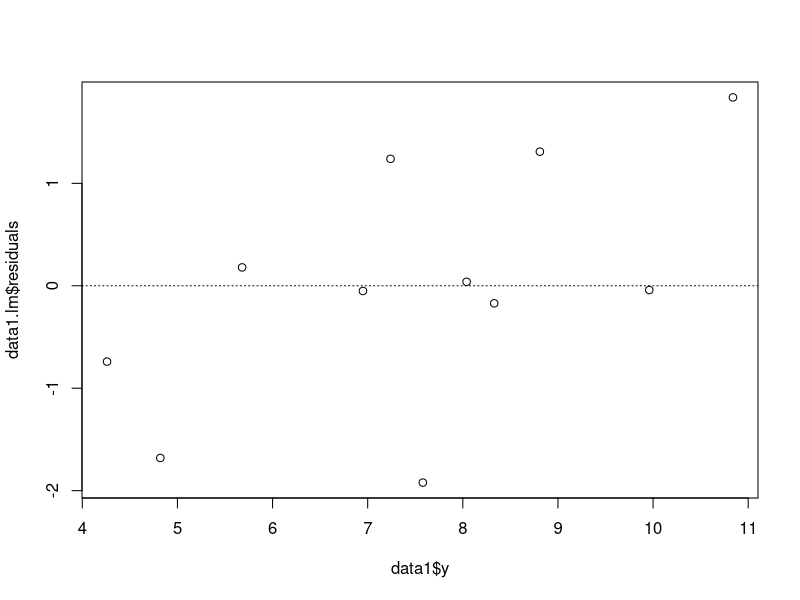
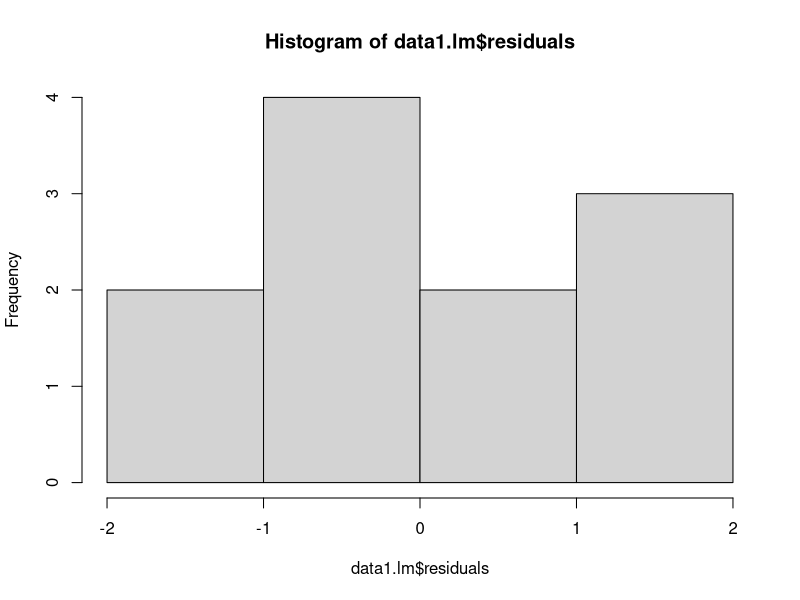
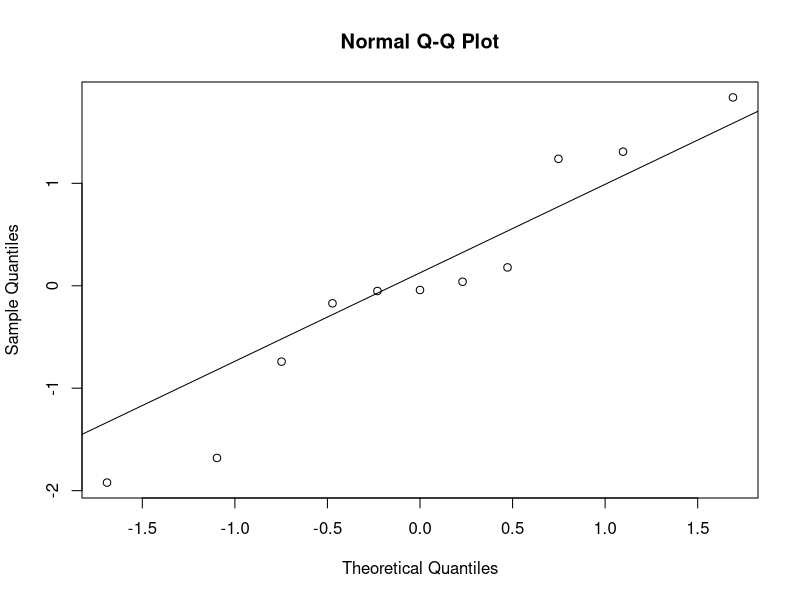
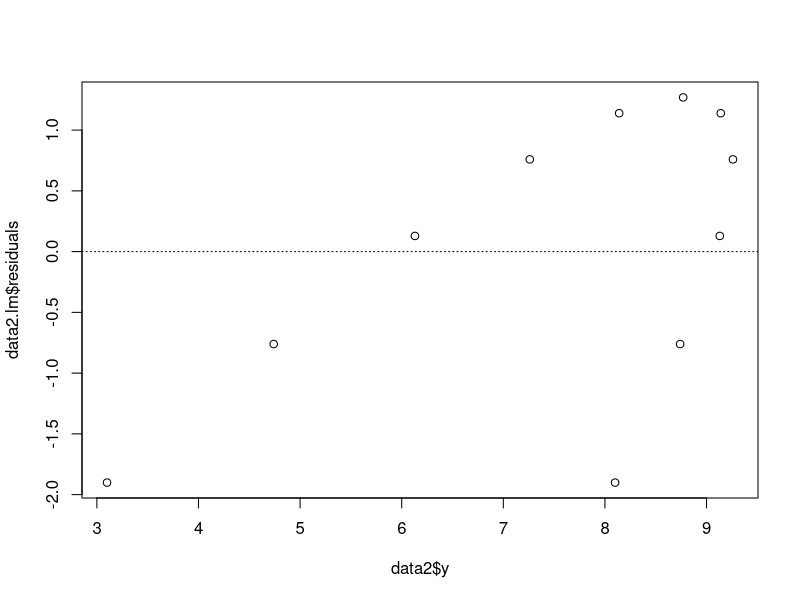
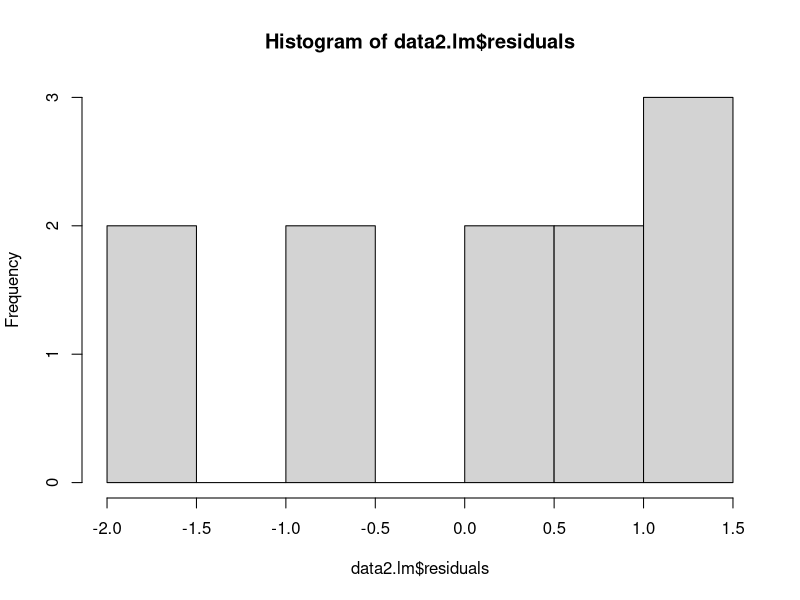
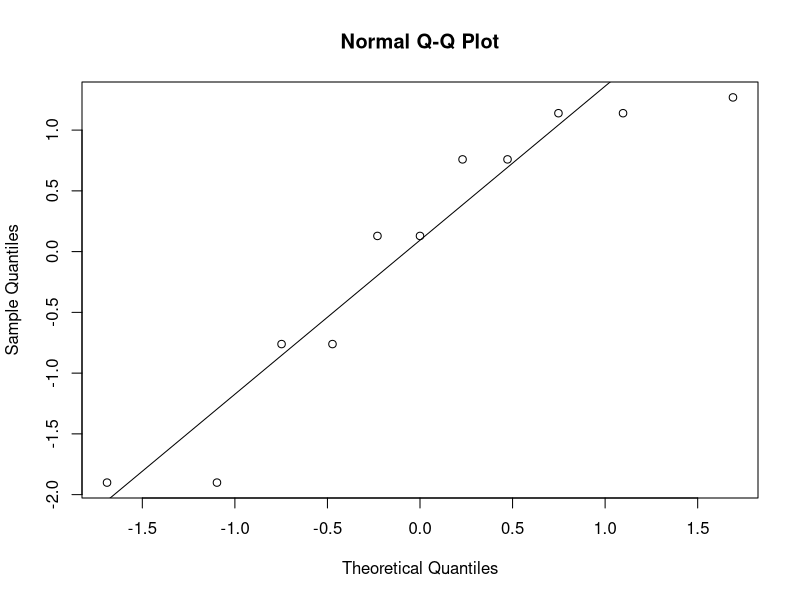
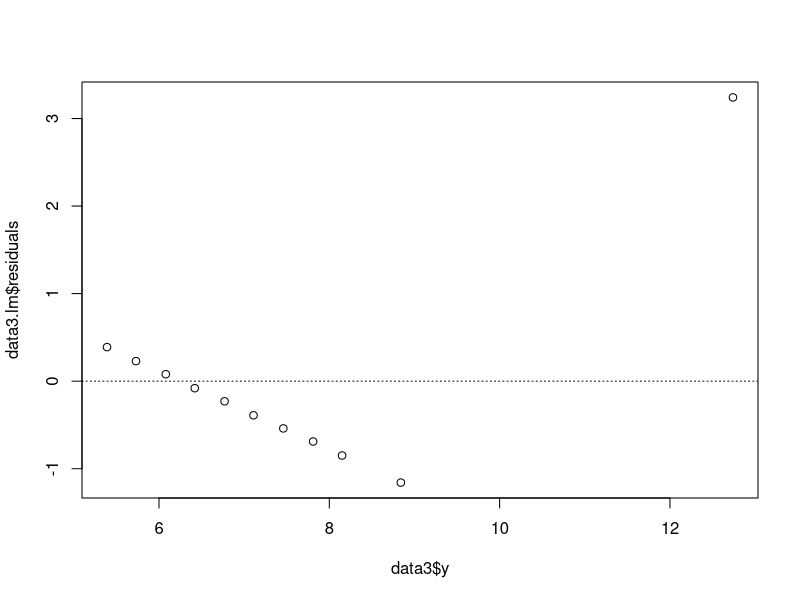
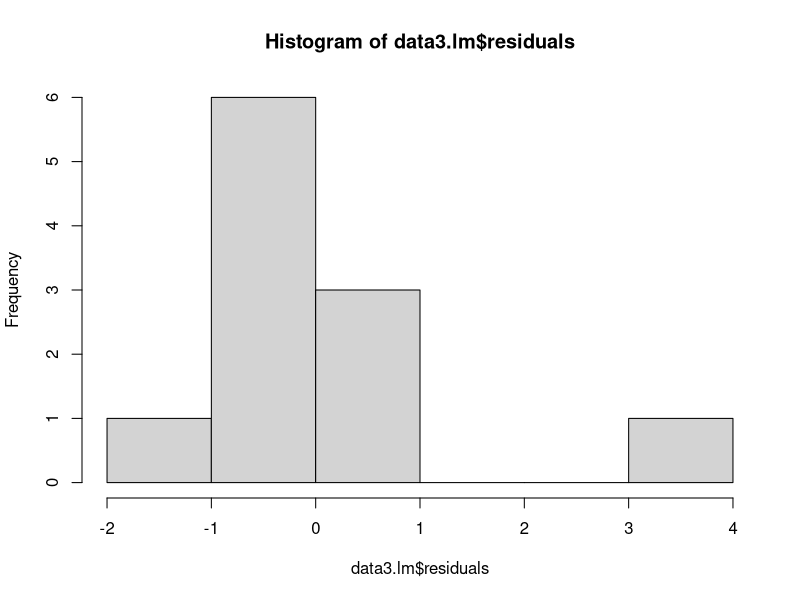

These figures' R source, in order:
## ---- chunk 1
options(digits=2)
data1 <- data.frame(x=c(10,8,13,9,11,14,6,4,12,7,5),
y=c(8.04,6.95,7.58,8.81,8.33,9.96,7.24,4.26,10.84,4.82,5.68))
data2 <- data.frame(x=c(10,8,13,9,11,14,6,4,12,7,5),
y=c(9.14,8.14,8.74,8.77,9.26,8.1,6.13,3.1,9.13,7.26,4.74))
data3 <- data.frame(x=c(10,8,13,9,11,14,6,4,12,7,5),
y=c(7.46,6.77,12.74,7.11,7.81,8.84,6.08,5.39,8.15,6.42,5.73))
data4 <- data.frame(x=c(8,8,8,8,8,8,8,19,8,8,8),
y=c(6.58,5.76,7.71,8.84,8.47,7.04,5.25,12.5,5.56,7.91,6.89))


## ---- chunk 2

mean(data1$x)
mean(data1$y)
mean(data2$x)
mean(data2$y)
mean(data3$x)
mean(data3$y)
mean(data4$x)
mean(data4$y)

## ---- chunk 3

median(data1$x)
median(data1$y)
median(data2$x)
median(data2$y)
median(data3$x)
median(data3$y)
median(data4$x)
median(data4$y)

## ---- chunk 4

sd(data1$x)
sd(data1$y)
sd(data2$x)
sd(data2$y)
sd(data3$x)
sd(data3$y)
sd(data4$x)
sd(data4$y)

## ---- chunk 5
cor(data1)
cor(data2)
cor(data3)
## ---- chunk 6

data1.lm <- lm(y~x, data=data1)
data2.lm <- lm(y~x, data=data2)
data3.lm <- lm(y~x, data=data3)

summary(data1.lm)
summary(data2.lm)
summary(data3.lm)
## ---- chunk 7
plot(data1.lm$residuals ~ data1$y)
abline(h=0, lty=3)

hist(data1.lm$residuals)
qqnorm(data1.lm$residuals)
qqline(data1.lm$residuals)


## ---- chunk 8
plot(data2.lm$residuals ~ data2$y)
abline(h=0, lty=3)

hist(data2.lm$residuals)
qqnorm(data2.lm$residuals)
qqline(data2.lm$residuals)


## ---- chunk 9
plot(data3.lm$residuals ~ data3$y)
abline(h=0, lty=3)

hist(data3.lm$residuals)
qqnorm(data3.lm$residuals)
qqline(data3.lm$residuals)


